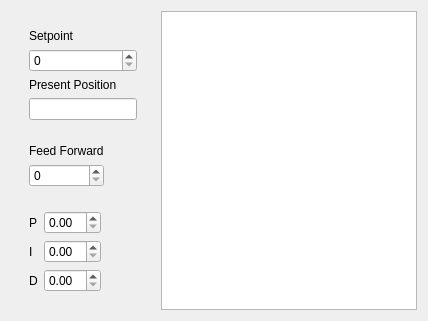
             <widget class="QWidget" name="tab_4">
              <attribute name="title">
               <string>Torque</string>
              </attribute>
              <layout class="QHBoxLayout" name="horizontalLayout_12">
               <item alignment="Qt::AlignLeft">
                <widget class="QWidget" name="widget_23" native="true">
                 <layout class="QVBoxLayout" name="verticalLayout_21">
                  <item alignment="Qt::AlignLeft">
                   <widget class="QWidget" name="widget_24" native="true">
                    <layout class="QVBoxLayout" name="verticalLayout_22">
                     <item>
                      <widget class="QLabel" name="label_27">
                       <property name="text">
                        <string>Setpoint</string>
                       </property>
                      </widget>
                     </item>
                     <item>
                      <widget class="QSpinBox" name="spinBox_9"/>
                     </item>
                     <item>
                      <widget class="QLabel" name="label_28">
                       <property name="text">
                        <string>Present Position</string>
                       </property>
                      </widget>
                     </item>
                     <item>
                      <widget class="QLineEdit" name="lineEdit_3"/>
                     </item>
                    </layout>
                   </widget>
                  </item>
                  <item alignment="Qt::AlignLeft">
                   <widget class="QWidget" name="widget_25" native="true">
                    <layout class="QVBoxLayout" name="verticalLayout_23">
                     <item>
                      <widget class="QLabel" name="label_29">
                       <property name="text">
                        <string>Feed Forward</string>
                       </property>
                      </widget>
                     </item>
                     <item>
                      <widget class="QSpinBox" name="spinBox_10"/>
                     </item>
                    </layout>
                   </widget>
                  </item>
                  <item alignment="Qt::AlignLeft">
                   <widget class="QWidget" name="widget_27" native="true">
                    <layout class="QGridLayout" name="gridLayout_9">
                     <item row="0" column="0">
                      <widget class="QLabel" name="label_31">
                       <property name="text">
                        <string>P</string>
                       </property>
                      </widget>
                     </item>
                     <item row="1" column="1">
                      <widget class="QDoubleSpinBox" name="doubleSpinBox_7"/>
                     </item>
                     <item row="0" column="1">
                      <widget class="QDoubleSpinBox" name="doubleSpinBox_8"/>
                     </item>
                     <item row="1" column="0">
                      <widget class="QLabel" name="label_32">
                       <property name="text">
                        <string>I</string>
                       </property>
                      </widget>
                     </item>
                     <item row="2" column="0">
                      <widget class="QLabel" name="label_33">
                       <property name="text">
                        <string>D</string>
                       </property>
                      </widget>
                     </item>
                     <item row="2" column="1">
                      <widget class="QDoubleSpinBox" name="doubleSpinBox_9"/>
                     </item>
                    </layout>
                   </widget>
                  </item>
                 </layout>
                </widget>
               </item>
               <item>
                <widget class="QGraphicsView" name="graphicsView_3"/>
               </item>
              </layout>
             </widget>
